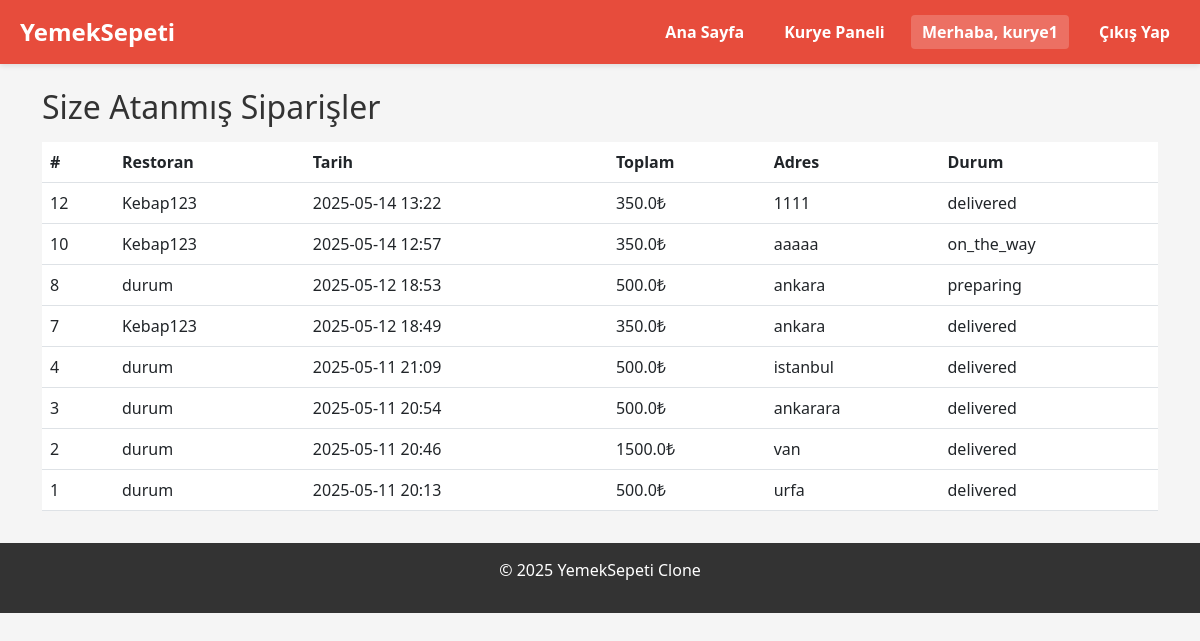
/delivery/orders (signed in), run on the app's committed database.
### models.py (models this page shows, shortened)
class Order(db.Model):
    id = db.Column(db.Integer, primary_key=True)
    user_id = db.Column(db.Integer, db.ForeignKey('user.id'), nullable=False)
    restaurant_id = db.Column(db.Integer, db.ForeignKey('restaurant.id'), nullable=False)
    order_date = db.Column(db.DateTime, default=lambda: datetime.now(timezone.utc))
    status = db.Column(db.String(20), default='pending')  # pending, preparing, delivering, delivered, cancelled
    total_amount = db.Column(db.Float, nullable=False)
    delivery_address = db.Column(db.Text, nullable=False)
    user = db.relationship('User', foreign_keys=[user_id], backref='orders')
    restaurant = db.relationship('Restaurant', backref='orders')
    delivery_id = db.Column(db.Integer, db.ForeignKey('user.id'), nullable=True)
    delivery = db.relationship('User', foreign_keys=[delivery_id], backref='assigned_orders')

class Restaurant(db.Model):
    id = db.Column(db.Integer, primary_key=True)
    user_id = db.Column(db.Integer, db.ForeignKey('user.id'), nullable=False)
    restaurant_name = db.Column(db.String(100), nullable=False)
    cuisine_type = db.Column(db.String(50), nullable=False)
    tax_id = db.Column(db.String(20), unique=True, nullable=False)
    is_approved = db.Column(db.Boolean, default=False)
    rating = db.Column(db.Float, default=0.0)
    created_at = db.Column(db.DateTime, default=lambda: datetime.now(timezone.utc))
    image_path = db.Column(db.String(255), nullable=True, default='default_restaurant.png')

### app.py (the view)
@app.route("/delivery/orders")
def delivery_orders():
    if "user_id" not in session or session.get("user_type") != "delivery":
        flash("Yetkisiz erişim.", "danger")
        return redirect(url_for("login"))
    delivery_id = session["user_id"]
    orders = Order.query.filter_by(delivery_id=delivery_id).order_by(Order.order_date.desc()).all()
    return render_template("delivery_orders.html", orders=orders)

### templates/delivery_orders.html (shortened to what this page needs)
{% extends "base.html" %}
{% block content %}
<div class="container mt-4">
    <h2>Size Atanmış Siparişler</h2>
    {% if orders %}
        <table class="table mt-3">
            <thead>
                <tr>
                    <th>#</th>
                    <th>Restoran</th>
                    <th>Tarih</th>
                    <th>Toplam</th>
                    <th>Adres</th>
                    <th>Durum</th>
                </tr>
            </thead>
            <tbody>
                {% for order in orders %}
                    <tr>
                        <td>{{ order.id }}</td>
                        <td>{{ order.restaurant.restaurant_name }}</td>
                        <td>{{ order.order_date.strftime('%Y-%m-%d %H:%M') }}</td>
                        <td>{{ order.total_amount }}₺</td>
                        <td>{{ order.delivery_address }}</td>
                        <td>
                            {% if order.status == 'delivering' %}
                                <form action="{{ url_for('complete_order', order_id=order.id) }}" method="post">
                                    <button class="btn btn-sm btn-primary">Teslim Et</button>
                                </form>
                            {% else %}
                                {{ order.status }}
                            {% endif %}
                         </td>
                    </tr>
                {% endfor %}
            </tbody>
        </table>
    {% else %}
        <p>Üzerinize atanmış sipariş bulunmamaktadır.</p>
    {% endif %}
</div>
{% endblock %}

### static/styles.css (style rules this page uses)
body { font-family: Arial, sans-serif; margin: 0; padding: 0; background-color: #f8f9fa; }
body { font-family: 'Segoe UI', Tahoma, Geneva, Verdana, sans-serif; margin: 0; padding: 0; background-color: #f5f5f5; color: #333; }

### data on the page
Order: id "12", restaurant.restaurant_name "Kebap123", order_date "2025-05-14 13:22", total_amount "350.0", delivery_address "1111", status "delivered"
Order: id "10", restaurant.restaurant_name "Kebap123", order_date "2025-05-14 12:57", total_amount "350.0", delivery_address "aaaaa", status "on_the_way"
Order: id "8", restaurant.restaurant_name "durum", order_date "2025-05-12 18:53", total_amount "500.0", delivery_address "ankara", status "preparing"
Order: id "7", restaurant.restaurant_name "Kebap123", order_date "2025-05-12 18:49", total_amount "350.0", delivery_address "ankara", status "delivered"
Order: id "4", restaurant.restaurant_name "durum", order_date "2025-05-11 21:09", total_amount "500.0", delivery_address "istanbul", status "delivered"
Order: id "3", restaurant.restaurant_name "durum", order_date "2025-05-11 20:54", total_amount "500.0", delivery_address "ankarara", status "delivered"
Order: id "2", restaurant.restaurant_name "durum", order_date "2025-05-11 20:46", total_amount "1500.0", delivery_address "van", status "delivered"
Order: id "1", restaurant.restaurant_name "durum", order_date "2025-05-11 20:13", total_amount "500.0", delivery_address "urfa", status "delivered"

### other printed values
{{ session.name }} "kurye1"
